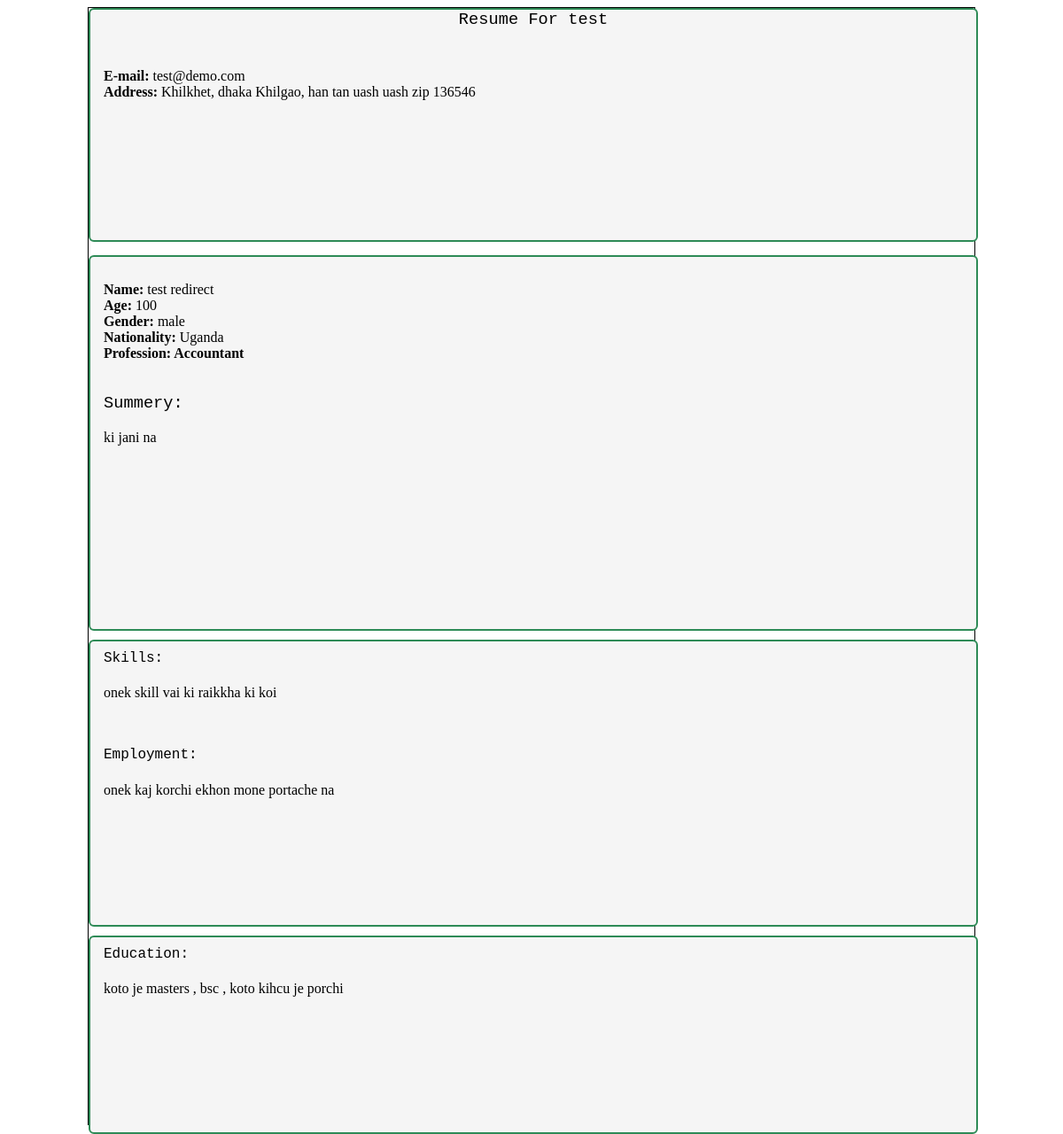
Screenshot of /view.php?user=test with the database file from the repository.
### tables this page shows
CREATE TABLE `user` (
  `id` int(10) NOT NULL,
  `firstname` varchar(25) NOT NULL,
  `lastname` varchar(25) NOT NULL,
  `gender` varchar(25) NOT NULL,
  `age` int(4) NOT NULL,
  `email` varchar(50) NOT NULL,
  `password` varchar(100) NOT NULL
);

CREATE TABLE `details` (
  `id` int(10) NOT NULL,
  `uid` int(10) NOT NULL,
  `profid` int(4) NOT NULL,
  `nationality` varchar(25) NOT NULL,
  `address` varchar(200) NOT NULL,
  `statement` varchar(1000) NOT NULL,
  `skills` varchar(1000) NOT NULL,
  `experience` varchar(1000) NOT NULL,
  `education` varchar(1000) NOT NULL
);

CREATE TABLE `profession` (
  `id` int(10) NOT NULL,
  `profname` varchar(25) NOT NULL
);

### db.php (called while the page is built, shortened)
<?php
function getConn(){
			$servername = "127.0.0.1:3306";
			$username = "root";
			$password = "";
			$dbname = "resume";
			$conn = mysqli_connect($servername, $username, $password, $dbname);
			return $conn;
		}
function executeQuery($queryString){
	$conn=getConn();
	$result = mysqli_query($conn, $queryString);
	return $result;
}
?>

### view.php (the view, shortened to what this page needs)
<?php
include 'db.php';
    $userName = trim($_GET["user"]) ;
    $query= "SELECT * FROM user where firstname='$userName'";
    $res = executeQuery($query);
    $userDetails = mysqli_fetch_assoc($res);
    $uid = $userDetails["id"];
    $firstname=$userDetails["firstname"];
    $lastname=$userDetails["lastname"];
    $gender=$userDetails["gender"];
    $age=$userDetails["age"];
    $email=$userDetails["email"];
    $query= "SELECT * FROM details where uid=$uid ";
    $res = executeQuery($query);
    $profileDetails = mysqli_fetch_assoc($res);
    $profid = $profileDetails["profid"];
    $nationality=$profileDetails["nationality"];
    $address=$profileDetails["address"];
    $statement=$profileDetails["statement"];
    $skills=$profileDetails["skills"];
    $experience=$profileDetails["experience"];
    $education=$profileDetails["education"];
    $query= "SELECT * FROM profession where id=$profid ";
    $res = executeQuery($query);
    $profession = mysqli_fetch_assoc($res);
    $profname=$profession["profname"];
?>
<!DOCTYPE html>
<html>
    <head>
        <link rel="stylesheet" type="text/css" href="view.css"/>
    </head>
    <body>
        <div class="center container">
            <div class="upper">
                <h3 style="text-align: center">Resume For <?php echo $userName ?></h3>
                <div class="upper-left">
                    <b>E-mail: </b> <?php echo $email ?><br/>
                    <b>Address:</b> <?php echo $address ?><br/>
                </div>
                <div class="upper-right">
                </div>
            </div>
            <div class="mid personDetail">
                <b></b><br/>
                <b>Name: </b><?php echo $firstname." ".$lastname?><br/>
                <b>Age: </b><?php echo $age ?><br/>
                <b>Gender: </b><?php echo $gender?><br/>
                <b>Nationality: </b><?php echo $nationality?><br/>
                <b>Profession: </b><b><?php echo $profname?></b><br/>
                <br/><br/>
                <h3>Summery: <br/></h3>
                <p><?php echo $statement?></p>
            </div>
            <div class="lowmid skills">
                <h4>Skills: </h4>
                    <p><?php echo $skills?></p>
                    <br/><br/>
                <h4>Employment: </h4>
                    <p><?php echo $experience?></p>
                    <br/>
            </div>
            <div class="low education">
                <h4>Education: </h4>
                    <p><?php echo $education?></p>
                    <br/>
            </div>
        </div>
    </body>
</html>

### view.css (style rules this page uses)
.center { height:1260px; width: 1000px; background-color:black; margin:0 auto; border: 1px solid black; background-color: white; }
h3,h4 { text-align: left; font-weight: normal; margin-top: 0px; font-family: Courier New, Courier, monospace; }
.upper-left { height:200px; width: 450px; margin-top: 15px; margin-bottom: 15px; margin-right: 20px; float: left; overflow: hidden; padding: 10px 20px 10px 15px; }
.upper-right { height:200px; width: 400px; margin-top: 15px; margin-bottom: 15px; margin-left:10px; float: right; overflow: hidden; }
.upper { height: 260px; width:1000px; background-color:whitesmoke; border: 2px solid seagreen; border-radius: 6px; }
.mid { height: 400px; width: 970px; margin-top: 15px; background-color: whitesmoke; padding: 10px 15px 10px 15px; border: 2px solid seagreen; border-radius: 6px; }
.lowmid { height: 300px; width: 970px; margin-top: 10px; margin-right: 0px; background-color: whitesmoke; padding: 10px 15px 10px 15px; border: 2px solid seagreen; border-radius: 6px; }
.low { height: 200px; width: 970px; margin-top: 10px; background-color: whitesmoke; padding: 10px 15px 10px 15px; border: 2px solid seagreen; border-radius: 6px; }

### rows the page displays
user: email "test@demo.com", firstname "test", lastname "redirect", age "100", gender "male"
details: address "Khilkhet, dhaka Khilgao, han tan uash uash zip 136546", nationality "Uganda", statement "ki jani na", skills "onek skill vai ki raikkha ki koi", experience "onek kaj korchi ekhon mone portache na", education "koto je masters , bsc , koto kihcu je porchi"
profession: profname "Accountant"

### other values shown
$userName "test"
